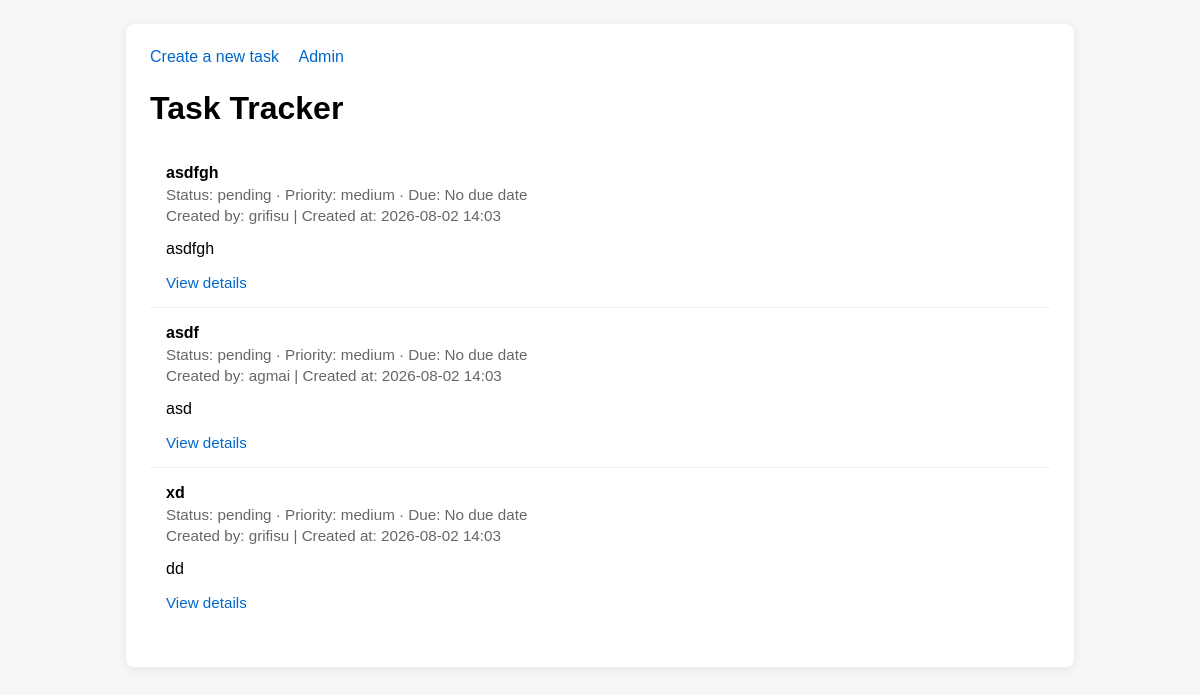
The app's page /, older data.
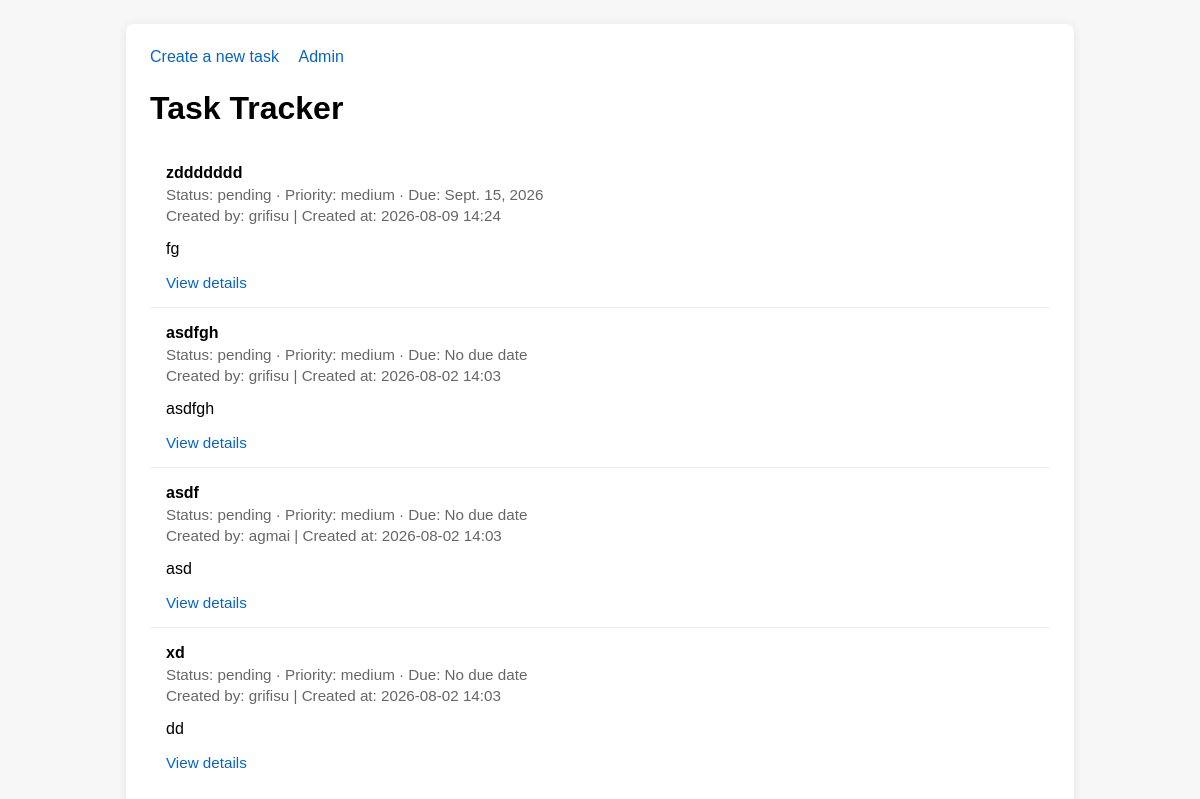
The same page, newer data.
### tasks/models.py (models this page shows, shortened)
class Task(models.Model):
    STATUS_CHOICES = [
        ('pending', 'Pending'),
        ('in_progress', 'In Progress'),
        ('completed', 'Completed'),
    ]
    PRIORITY_CHOICES = [
        ('low', 'Low'),
        ('medium', 'Medium'),
        ('high', 'High'),
        ("very_high", "Very High"),
    ]
    title = models.CharField(max_length=150, verbose_name='Task Title')
    description = models.TextField()
    status = models.CharField(max_length=20, choices=STATUS_CHOICES, default='pending', verbose_name='Task Status')
    priority = models.CharField(max_length=20, choices=PRIORITY_CHOICES, default='medium', verbose_name='Task Priority')
    due_date = models.DateField(null=True, blank=True, verbose_name='Due Date')
    creator = models.ForeignKey(User, on_delete=models.CASCADE, verbose_name='Task Creator')
    created_at = models.DateTimeField(auto_now_add=True, verbose_name='Created At')
    updated_at = models.DateTimeField(auto_now=True, verbose_name='Updated At')
    class Meta:
        verbose_name = 'Task'
        verbose_name_plural = 'Tasks'
        ordering = ['-created_at']

### tasks/views.py (the view)
# urls.py: path('', views.TaskListView.as_view(), name='task-list'),
class TaskListView(ListView):
    model = Task
    context_object_name = 'tasks'
    template_name = 'tasks/task_list.html'
    form_class = TaskFilterForm
    def get_context_data(self, **kwargs):
        context = super().get_context_data(**kwargs)
        context['filter_form'] = self.form_class(self.request.GET)
        return context
    def get_queryset(self):
        queryset = super().get_queryset()
        form = self.form_class(self.request.GET)
        if form.is_valid():
            if form.cleaned_data['status']:
                queryset = queryset.filter(status=form.cleaned_data['status'])
            if form.cleaned_data['priority']:
                queryset = queryset.filter(priority=form.cleaned_data['priority'])
        return queryset

### tasks/templates/tasks/task_list.html (shortened to what this page needs)
<!DOCTYPE html>
<html lang="en">
<head>
</head>
<body>
    <div class="container">
        <div class="toolbar">
            <a href="/tasks/create/">Create a new task</a>
            <a href="/admin/">Admin</a>
        </div>
        <h1>Task Tracker</h1>
        {% if tasks %}
            <ul class="task-list">
                {% for task in tasks %}
                    <li class="task-item">
                        <strong>{{ task.title }}</strong>
                        <div class="task-meta">Status: {{ task.status }} &middot; Priority: {{ task.priority }} &middot; Due: {{ task.due_date|default:'No due date' }}</div>
                        <div class="task-meta">Created by: {{ task.creator }} | Created at: {{ task.created_at|date:'Y-m-d H:i' }}</div>
                        <p>{{ task.description|truncatechars:140 }}</p>
                        <div class="task-meta"><a href="/tasks/{{ task.pk }}/">View details</a></div>
                    </li>
                {% endfor %}
            </ul>
        {% else %}
            <p class="empty">No tasks yet. Use the link above to create one.</p>
        {% endif %}
    </div>
</body>
</html>

Row changes from the older to the newer data that the page shows:
added Task: title "zddddddd", status "pending", priority "medium", due_date "Sept. 15, 2026", creator "grifisu", created_at "2026-08-09 14:24", description "fg"
